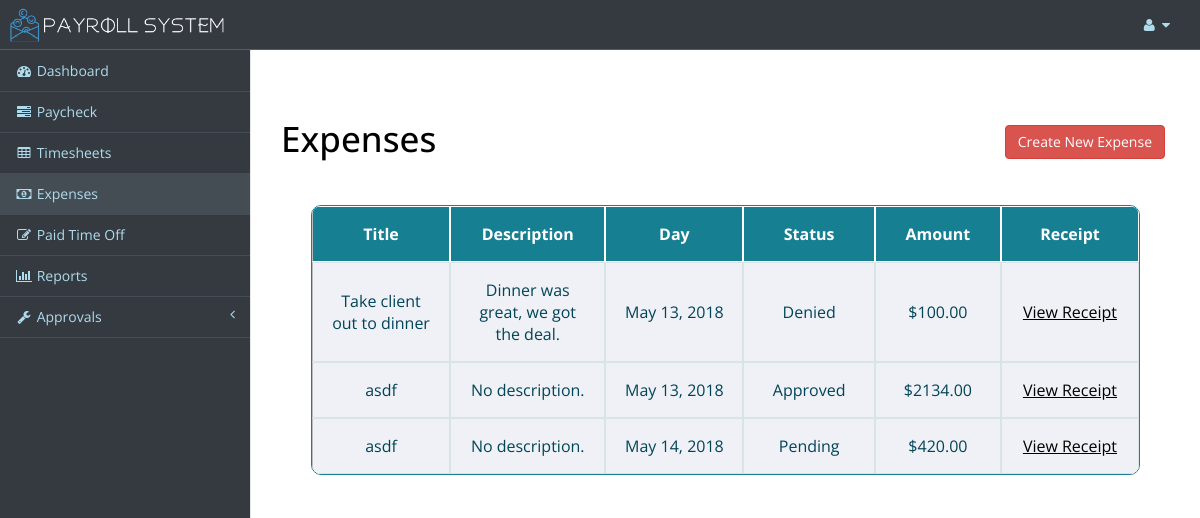
The app's page /expense-requests/ (signed in) with its own data.
### payrollapp/models.py (models this page shows, shortened)
class Expenses(models.Model):
    expense_id = models.AutoField(primary_key=True)
    title = models.CharField(max_length=64)
    user_id = models.ForeignKey(User, on_delete=models.CASCADE)
    amount = models.DecimalField(decimal_places=2, max_digits=16)
    file = models.ImageField(upload_to=expense_directory_path, null=True)
    description = models.CharField(max_length=255, default="No description.")
    date = models.DateField(auto_now=True)
    status = models.CharField(max_length=10, choices=STATUS_CHOICE)

### payrollapp/views.py (the view)
# urls.py: url(r'expense-requests/$', views.expense_reimbursement, name='expense-requests'),
def expense_reimbursement(request):
    if request.user.is_authenticated:
        if request.POST:
            form = ExpenseRequestForm(request.POST, request.FILES)
        else:
            form = ExpenseRequestForm()
        layout = get_layout_based_on_user_group(request.user)
        this_username = request.user
        user = User.objects.get(username=this_username)
        expense_requests = Expenses.objects.filter(user_id__username=this_username)
        print("FOUND EXPENSE REQUESTS: ")
        print(expense_requests)
        context = {
            "layout": layout,
            "form": form,
            "expense_requests": expense_requests,
        }
        if form.is_valid():
            print("CREATING EXPENSE REIMBURSEMENT")
            form = ExpenseRequestForm(request.POST, request.FILES)
            new_expense_request = form.save(commit=False)
            new_expense_request.user_id = user
            new_expense_request.status = 'Pending'
            print(new_expense_request.file.url)
            new_expense_request.save()
            return HttpResponseRedirect('expense-requests/')
        else:
            return render(request, 'expense-requests.html', context)
    else:
        return redirect(login_user)

### payrollapp/context_processors.py (called while the page is built)
def user_meta_data_processor(request):
    user_meta_data = None
    if request.user.is_authenticated:
        username = request.user
        user_meta_data = UserMetaData.objects.get(user_id__username__exact=username)
    return {'user_meta_data': user_meta_data}

### payrollapp/views.py (called while the page is built)
def get_layout_based_on_user_group(user):
    if user.groups.filter(name="HumanResources").exists():
        return "layout-hr.html"
    elif user.groups.filter(name="Manager").exists():
        return "layout-manager.html"
    else:
        return "layout-employee.html"

### payrollapp/templates/expense-requests.html (shortened to what this page needs)
{% extends layout %}
{% block stylesblock %}
{% load static %}
<link href="{% static 'css/paycheck.css' %}" rel="stylesheet">
<link href="{% static 'css/expenses.css' %}" rel="stylesheet">
{% endblock %}
{% block page-wrapper %}
<div id="page-wrapper" style="min-height:100%; padding-top:100px">
    <div class="container-fluid">
        <div class="row">
            <h1 style="display: inline-block; margin-right: 30px;">Expenses</h1>
            <button type="button" class="btn btn-danger" data-toggle="modal" data-target="#myExpenses"
                    style="display: inline-block; margin-top: 25px; "> Create New Expense
            </button>
            <br>
            <br>
        </div>
        <div class="col-lg-12">
            {% if expense_requests %}
            <table class="responstable">
                <tr>
                    <th>Title</th>
                    <th>Description</th>
                    <th>Day</th>
                    <th>Status</th>
                    <th>Amount</th>
                    <th>Receipt</th>
                </tr>
                <tr>
                    {% for expense_request in expense_requests %}
                    <td>{{ expense_request.title }}</td>
                    <td>{{ expense_request.description }}</td>
                    <td>{{ expense_request.date}}</td>
                    <td>{{ expense_request.status }}</td>
                    <td>${{ expense_request.amount }}</td>
                    <td><a style="color: rgb(0,0,0);" href="#" data-toggle="modal"
                           data-target="#{{expense_request.expense_id}}"><u>View
                        Receipt</u></a>
                    </td>
                </tr>
                {% endfor %}
            </table>
            {% else %}
            <h2> No pending expense reimbursement requests. </h2>
            {% endif %}
        </div>
    </div>
</div>
{% endblock %}

### payrollapp/static/css/sb-admin-2.css (style rules this page uses)
body { background-color: #f8f8f8; }
#page-wrapper { padding: 0 15px; min-height: 100%; background-color: white; }
@media (min-width: 768px) { #page-wrapper { position: inherit; margin: 0 0 0 250px; padding: 0 30px; border-left: 1px solid #e7e7e7; } }

### payrollapp/static/css/paycheck.css (style rules this page uses)
button { background-color: #51ade2; color: white; padding: 14px 20px; margin: 8px 0; border: none; cursor: pointer; font-size: 14px; float: right; }
.responstable { margin: 1em 0; width: 100%; overflow: hidden; background: #FFF; color: #024457; border-radius: 10px; border: 1px solid #167F92; }
.responstable tr { border: 1px solid #D9E4E6; }
.responstable tr:nth-child(odd) { background-color: #EAF3F3; }
.responstable th { display: none; border: 1px solid #FFF; background-color: #167F92; color: #FFF; padding: 1em; }
.responstable th:first-child { display: table-cell; text-align: center; }
.responstable th:nth-child(2) { display: table-cell; }
.responstable th:nth-child(2):after { content: attr(data-th); }
@media (min-width: 480px) { .responstable th:nth-child(2):after { display: none; } }
.responstable td { display: block; word-wrap: break-word; max-width: 7em; }
.responstable td:first-child { display: table-cell; text-align: center; border-right: 1px solid #D9E4E6; }
@media (min-width: 480px) { .responstable td { border: 1px solid #D9E4E6; } }
.responstable th, .responstable td { text-align: center; margin: .5em 1em; }
@media (min-width: 480px) { .responstable th, .responstable td { display: table-cell; padding: 1em; } }
table { border-collapse: separate; border-spacing: 0; }
table tr th, table tr td { border-right: 1px solid #bbb; border-bottom: 1px solid #bbb; box-shadow: 2px 2px 1px #e5dfcc; }
table tr th:first-child, table tr td:first-child { border-left: 1px solid #bbb; }
table tr th { border-top: 1px solid #bbb; }
table tr:first-child th:first-child { border-top-left-radius: 6px; }
table tr:first-child th:last-child { border-top-right-radius: 6px; }
table tr:last-child td:first-child { border-bottom-left-radius: 6px; }
table tr:last-child td:last-child { border-bottom-right-radius: 6px; }
table th, td { padding: 8px 20px; }
table th { background: #E5E6EB; color: #111; }
table td { background: #EFF1F6; }

### payrollapp/static/css/expenses.css (style rules this page uses)
* { font-family: "Open Sans", "Helvetica Neue", Helvetica, Arial, sans-serif; margin: 0; padding: 0; box-sizing: border-box; }
h1, h2 { color: black; text-align: center; }
h1 { font-size: 2.5em; margin-top: 20px; }
body { background: #A0D468; }

### records on screen
Expenses: title "Take client out to dinner", description "Dinner was great, we got the deal.", date "May 13, 2018", status "Denied", amount "100.00"
Expenses: title "asdf", description "No description.", date "May 13, 2018", status "Approved", amount "2134.00"
Expenses: title "asdf", description "No description.", date "May 14, 2018", status "Pending", amount "420.00"
